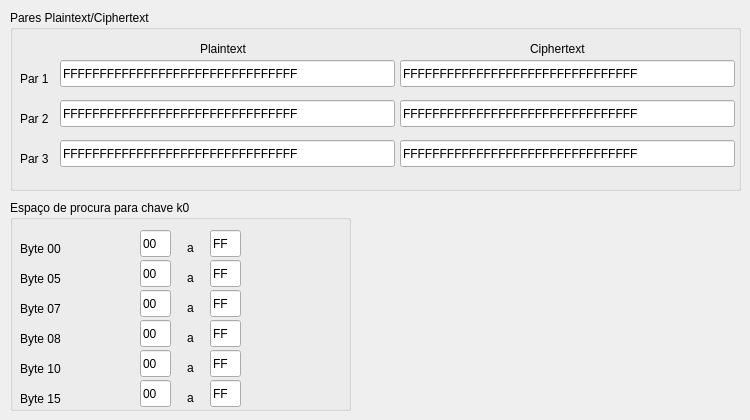
    <widget class="QWidget" name="tabInput">
     <attribute name="title">
      <string>Input</string>
     </attribute>
     <widget class="QGroupBox" name="groupBox">
      <property name="geometry">
       <rect>
        <x>10</x>
        <y>10</y>
        <width>731</width>
        <height>181</height>
       </rect>
      </property>
      <property name="title">
       <string>Pares Plaintext/Ciphertext</string>
      </property>
      <widget class="QLineEdit" name="editPlaintext1">
       <property name="geometry">
        <rect>
         <x>50</x>
         <y>50</y>
         <width>335</width>
         <height>27</height>
        </rect>
       </property>
       <property name="text">
        <string>FFFFFFFFFFFFFFFFFFFFFFFFFFFFFFFF</string>
       </property>
       <property name="maxLength">
        <number>32</number>
       </property>
      </widget>
      <widget class="QLineEdit" name="editCiphertext1">
       <property name="geometry">
        <rect>
         <x>390</x>
         <y>50</y>
         <width>335</width>
         <height>27</height>
        </rect>
       </property>
       <property name="text">
        <string>FFFFFFFFFFFFFFFFFFFFFFFFFFFFFFFF</string>
       </property>
       <property name="maxLength">
        <number>32</number>
       </property>
      </widget>
      <widget class="QLineEdit" name="editPlaintext2">
       <property name="geometry">
        <rect>
         <x>50</x>
         <y>90</y>
         <width>335</width>
         <height>27</height>
        </rect>
       </property>
       <property name="text">
        <string>FFFFFFFFFFFFFFFFFFFFFFFFFFFFFFFF</string>
       </property>
       <property name="maxLength">
        <number>32</number>
       </property>
      </widget>
      <widget class="QLineEdit" name="editCiphertext2">
       <property name="geometry">
        <rect>
         <x>390</x>
         <y>90</y>
         <width>335</width>
         <height>27</height>
        </rect>
       </property>
       <property name="text">
        <string>FFFFFFFFFFFFFFFFFFFFFFFFFFFFFFFF</string>
       </property>
       <property name="maxLength">
        <number>32</number>
       </property>
      </widget>
      <widget class="QLineEdit" name="editPlaintext3">
       <property name="geometry">
        <rect>
         <x>50</x>
         <y>130</y>
         <width>335</width>
         <height>27</height>
        </rect>
       </property>
       <property name="text">
        <string>FFFFFFFFFFFFFFFFFFFFFFFFFFFFFFFF</string>
       </property>
       <property name="maxLength">
        <number>32</number>
       </property>
      </widget>
      <widget class="QLineEdit" name="editCiphertext3">
       <property name="geometry">
        <rect>
         <x>390</x>
         <y>130</y>
         <width>335</width>
         <height>27</height>
        </rect>
       </property>
       <property name="text">
        <string>FFFFFFFFFFFFFFFFFFFFFFFFFFFFFFFF</string>
       </property>
       <property name="maxLength">
        <number>32</number>
       </property>
      </widget>
      <widget class="QLabel" name="label">
       <property name="geometry">
        <rect>
         <x>10</x>
         <y>60</y>
         <width>67</width>
         <height>17</height>
        </rect>
       </property>
       <property name="text">
        <string>Par 1</string>
       </property>
      </widget>
      <widget class="QLabel" name="label_2">
       <property name="geometry">
        <rect>
         <x>10</x>
         <y>100</y>
         <width>67</width>
         <height>17</height>
        </rect>
       </property>
       <property name="text">
        <string>Par 2</string>
       </property>
      </widget>
      <widget class="QLabel" name="label_3">
       <property name="geometry">
        <rect>
         <x>10</x>
         <y>140</y>
         <width>67</width>
         <height>17</height>
        </rect>
       </property>
       <property name="text">
        <string>Par 3</string>
       </property>
      </widget>
      <widget class="QLabel" name="label_4">
       <property name="geometry">
        <rect>
         <x>190</x>
         <y>30</y>
         <width>67</width>
         <height>17</height>
        </rect>
       </property>
       <property name="text">
        <string>Plaintext</string>
       </property>
      </widget>
      <widget class="QLabel" name="label_5">
       <property name="geometry">
        <rect>
         <x>520</x>
         <y>30</y>
         <width>81</width>
         <height>17</height>
        </rect>
       </property>
       <property name="text">
        <string>Ciphertext</string>
       </property>
      </widget>
     </widget>
     <widget class="QGroupBox" name="groupBox_2">
      <property name="geometry">
       <rect>
        <x>10</x>
        <y>200</y>
        <width>341</width>
        <height>211</height>
       </rect>
      </property>
      <property name="title">
       <string>Espaço de procura para chave k0</string>
      </property>
      <widget class="QLineEdit" name="editByte00From">
       <property name="geometry">
        <rect>
         <x>130</x>
         <y>30</y>
         <width>31</width>
         <height>27</height>
        </rect>
       </property>
       <property name="text">
        <string>00</string>
       </property>
       <property name="maxLength">
        <number>2</number>
       </property>
      </widget>
      <widget class="QLabel" name="label_6">
       <property name="geometry">
        <rect>
         <x>10</x>
         <y>40</y>
         <width>111</width>
         <height>17</height>
        </rect>
       </property>
       <property name="text">
        <string>Byte 00</string>
       </property>
      </widget>
      <widget class="QLabel" name="label_7">
       <property name="geometry">
        <rect>
         <x>170</x>
         <y>40</y>
         <width>21</width>
         <height>16</height>
        </rect>
       </property>
       <property name="text">
        <string>a</string>
       </property>
       <property name="alignment">
        <set>Qt::AlignCenter</set>
       </property>
      </widget>
      <widget class="QLineEdit" name="editByte00To">
       <property name="geometry">
        <rect>
         <x>200</x>
         <y>30</y>
         <width>31</width>
         <height>27</height>
        </rect>
       </property>
       <property name="text">
        <string>FF</string>
       </property>
       <property name="maxLength">
        <number>2</number>
       </property>
      </widget>
      <widget class="QLineEdit" name="editByte05From">
       <property name="geometry">
        <rect>
         <x>130</x>
         <y>60</y>
         <width>31</width>
         <height>27</height>
        </rect>
       </property>
       <property name="text">
        <string>00</string>
       </property>
       <property name="maxLength">
        <number>2</number>
       </property>
      </widget>
      <widget class="QLineEdit" name="editByte05To">
       <property name="geometry">
        <rect>
         <x>200</x>
         <y>60</y>
         <width>31</width>
         <height>27</height>
        </rect>
       </property>
       <property name="text">
        <string>FF</string>
       </property>
       <property name="maxLength">
        <number>2</number>
       </property>
      </widget>
      <widget class="QLineEdit" name="editByte07From">
       <property name="geometry">
        <rect>
         <x>130</x>
         <y>90</y>
         <width>31</width>
         <height>27</height>
        </rect>
       </property>
       <property name="text">
        <string>00</string>
       </property>
       <property name="maxLength">
        <number>2</number>
       </property>
      </widget>
      <widget class="QLineEdit" name="editByte07To">
       <property name="geometry">
        <rect>
         <x>200</x>
         <y>90</y>
         <width>31</width>
         <height>27</height>
        </rect>
       </property>
       <property name="text">
        <string>FF</string>
       </property>
       <property name="maxLength">
        <number>2</number>
       </property>
      </widget>
      <widget class="QLineEdit" name="editByte08From">
       <property name="geometry">
        <rect>
         <x>130</x>
         <y>120</y>
         <width>31</width>
         <height>27</height>
        </rect>
       </property>
       <property name="text">
        <string>00</string>
       </property>
       <property name="maxLength">
        <number>2</number>
       </property>
      </widget>
      <widget class="QLineEdit" name="editByte08To">
       <property name="geometry">
        <rect>
         <x>200</x>
         <y>120</y>
         <width>31</width>
         <height>27</height>
        </rect>
       </property>
       <property name="text">
        <string>FF</string>
       </property>
       <property name="maxLength">
        <number>2</number>
       </property>
      </widget>
      <widget class="QLineEdit" name="editByte10From">
       <property name="geometry">
        <rect>
         <x>130</x>
         <y>150</y>
         <width>31</width>
         <height>27</height>
        </rect>
       </property>
       <property name="text">
        <string>00</string>
       </property>
       <property name="maxLength">
        <number>2</number>
       </property>
      </widget>
      <widget class="QLineEdit" name="editByte10To">
       <property name="geometry">
        <rect>
         <x>200</x>
         <y>150</y>
         <width>31</width>
         <height>27</height>
        </rect>
       </property>
       <property name="text">
        <string>FF</string>
       </property>
       <property name="maxLength">
        <number>2</number>
       </property>
      </widget>
      <widget class="QLineEdit" name="editByte15From">
       <property name="geometry">
        <rect>
         <x>130</x>
         <y>180</y>
         <width>31</width>
         <height>27</height>
        </rect>
       </property>
       <property name="text">
        <string>00</string>
       </property>
       <property name="maxLength">
        <number>2</number>
       </property>
      </widget>
      <widget class="QLineEdit" name="editByte15To">
       <property name="geometry">
        <rect>
         <x>200</x>
         <y>180</y>
         <width>31</width>
         <height>27</height>
        </rect>
       </property>
       <property name="text">
        <string>FF</string>
       </property>
       <property name="maxLength">
        <number>2</number>
       </property>
      </widget>
      <widget class="QLabel" name="label_8">
       <property name="geometry">
        <rect>
         <x>10</x>
         <y>70</y>
         <width>111</width>
         <height>17</height>
        </rect>
       </property>
       <property name="text">
        <string>Byte 05</string>
       </property>
      </widget>
      <widget class="QLabel" name="label_9">
       <property name="geometry">
        <rect>
         <x>10</x>
         <y>100</y>
         <width>111</width>
         <height>17</height>
        </rect>
       </property>
       <property name="text">
        <string>Byte 07</string>
       </property>
      </widget>
      <widget class="QLabel" name="label_10">
       <property name="geometry">
        <rect>
         <x>10</x>
         <y>130</y>
         <width>111</width>
         <height>17</height>
        </rect>
       </property>
       <property name="text">
        <string>Byte 08</string>
       </property>
      </widget>
      <widget class="QLabel" name="label_11">
       <property name="geometry">
        <rect>
         <x>10</x>
         <y>160</y>
         <width>111</width>
         <height>17</height>
        </rect>
       </property>
       <property name="text">
        <string>Byte 10</string>
       </property>
      </widget>
      <widget class="QLabel" name="label_12">
       <property name="geometry">
        <rect>
         <x>10</x>
         <y>190</y>
         <width>111</width>
         <height>17</height>
        </rect>
       </property>
       <property name="text">
        <string>Byte 15</string>
       </property>
      </widget>
      <widget class="QLabel" name="label_13">
       <property name="geometry">
        <rect>
         <x>170</x>
         <y>70</y>
         <width>21</width>
         <height>16</height>
        </rect>
       </property>
       <property name="text">
        <string>a</string>
       </property>
       <property name="alignment">
        <set>Qt::AlignCenter</set>
       </property>
      </widget>
      <widget class="QLabel" name="label_14">
       <property name="geometry">
        <rect>
         <x>170</x>
         <y>100</y>
         <width>21</width>
         <height>16</height>
        </rect>
       </property>
       <property name="text">
        <string>a</string>
       </property>
       <property name="alignment">
        <set>Qt::AlignCenter</set>
       </property>
      </widget>
      <widget class="QLabel" name="label_15">
       <property name="geometry">
        <rect>
         <x>170</x>
         <y>130</y>
         <width>21</width>
         <height>16</height>
        </rect>
       </property>
       <property name="text">
        <string>a</string>
       </property>
       <property name="alignment">
        <set>Qt::AlignCenter</set>
       </property>
      </widget>
      <widget class="QLabel" name="label_16">
       <property name="geometry">
        <rect>
         <x>170</x>
         <y>160</y>
         <width>21</width>
         <height>16</height>
        </rect>
       </property>
       <property name="text">
        <string>a</string>
       </property>
       <property name="alignment">
        <set>Qt::AlignCenter</set>
       </property>
      </widget>
      <widget class="QLabel" name="label_17">
       <property name="geometry">
        <rect>
         <x>170</x>
         <y>190</y>
         <width>21</width>
         <height>16</height>
        </rect>
       </property>
       <property name="text">
        <string>a</string>
       </property>
       <property name="alignment">
        <set>Qt::AlignCenter</set>
       </property>
      </widget>
     </widget>
    </widget>
